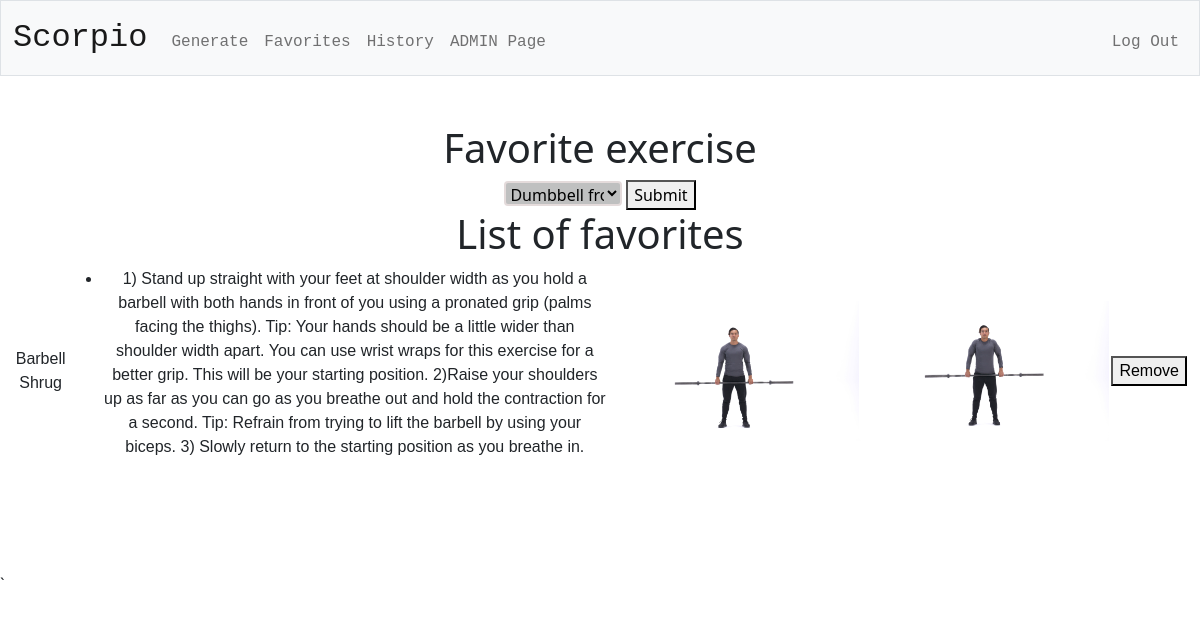
Before: /fav (signed in) with the older database file.
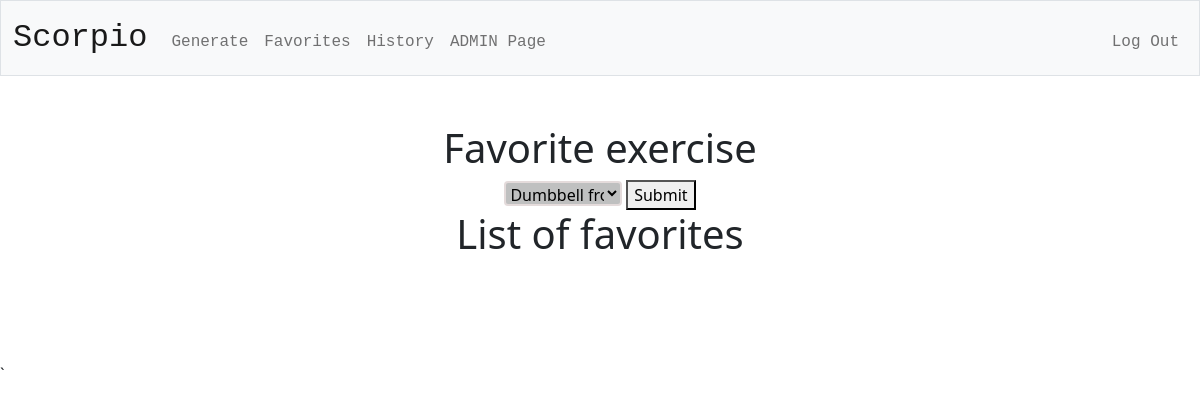
After: the same page with the newer database file.
### tables this page shows
CREATE TABLE favorites(
fav_id INTEGER PRIMARY KEY AUTOINCREMENT NOT NULL,
user_id INTEGER NOT NULL,
workout_id INTEGER,
ex_id INTEGER,
FOREIGN KEY(user_id) REFERENCES users(id),
FOREIGN KEY(workout_id) REFERENCES workouts(workout_id),
FOREIGN KEY(ex_id) REFERENCES exercises(ex_id));

CREATE TABLE exercises (
ex_id INTEGER PRIMARY KEY AUTOINCREMENT NOT NULL,
ex_name TEXT NOT NULL,
ex_equip INTEGER NOT NULL,
ex_img TEXT NOT NULL, ex_branch INTEGER, comment TEXT,
FOREIGN KEY(ex_equip) REFERENCES equipment(eq_id));

### app.py (the view)
@app.route("/fav", methods=["GET", "POST"])
@login_required
def fav():
    if request.method =="GET":
        branches = db.execute("SELECT * FROM branches")
        equipments = db.execute("SELECT * FROM equipment")
        exercises = db.execute("SELECT * FROM exercises ORDER BY ex_name")
        favorites = db.execute("SELECT ex_id from favorites where user_id = ?",session["user_id"])
        favs = db.execute("SELECT fav_id,ex_name,comment,ex_img FROM favorites JOIN exercises ON favorites.ex_id = exercises.ex_id WHERE user_id = ?",session["user_id"])
        return render_template("favorites.html",equipments=equipments,branches=branches,exercises = exercises,favorites=favorites, favs=favs)
    if request.method =="POST":
        fav = request.form.get("fav")
        db.execute("INSERT INTO favorites (user_id,ex_id) VALUES(?,?)",session["user_id"],fav)
        return redirect("/fav")

### app.py (called while the page is built)
@app.after_request
def after_request(response):
    response.headers["Cache-Control"] = "no-cache, no-store, must-revalidate"
    response.headers["Expires"] = 0
    response.headers["Pragma"] = "no-cache"
    return response

### helpers.py (called while the page is built)
def login_required(f):
    @wraps(f)
    def decorated_function(*args, **kwargs):
        if session.get("user_id") is None:
            return redirect("/login")
        return f(*args, **kwargs)
    return decorated_function

### templates/favorites.html (shortened to what this page needs)
{% extends "layout.html" %}
{% block main %}
<h1> Favorite exercise</h1>
<form action="/fav" method="post">
    <select name="fav" id="fav" >
    {% for exercise in exercises %}
            <option value="{{ exercise.ex_id}}">{{ exercise.ex_name }}</option>
     {% endfor %}
        </select>
        <button type="submit" >Submit</button>
 </form>
 <div>
    <h1>List of favorites</h1>
    <table>
        {% for fav in favs %}
        <tr>
            <td>
                {{ fav.ex_name }}
            </td>
            <td>
                <ul>
                   <li>{{ fav.comment }}</li>
                </ul>
            </td>
            <td>
               <img src="{{ url_for('static', filename= 'images/' + fav.ex_img) }}" alt="{{fav.ex_name}}" width=500>
            </td>
            <td>
                <form action="/fav-remove" method="post">
                    <button type="submit">Remove</button>
                </form>
            </td>
        </tr>
        {% endfor %}
    </table>
</div>
{% endblock %}

### templates/layout.html (shortened to what this page needs)
<!DOCTYPE html>
<html lang="en">
    <head>
        <link href="https://cdn.jsdelivr.net/npm/bootstrap@5.1.3/dist/css/bootstrap.min.css" rel="stylesheet">
        <link href="/static/styles.css" rel="stylesheet">
    </head>
    <body>
        <nav class="bg-light border navbar navbar-expand-md navbar-light">
            <div class="container-fluid">
                <a class="navbar-brand" href="/"> <span class="red">Scorpio</span></a>
                <div class="collapse navbar-collapse" id="navbar">
                    {% if session["user_id"] %}
                        <ul class="navbar-nav me-auto mt-2">
                            <li class="nav-item"><a class="nav-link" href="/generate">Generate</a></li>
                            <li class="nav-item"><a class="nav-link" href="/fav">Favorites</a></li>
                            <li class="nav-item"><a class="nav-link" href="/history">History</a></li>
                        {% if session["user_id"] == 1 %}
                            <li class="nav-item"><a class="nav-link" href="/admin">ADMIN Page</a></li>
                        {% endif %}
                        </ul>
                        <ul class="navbar-nav ms-auto mt-2">
                            <li class="nav-item"><a class="nav-link" href="/logout">Log Out</a></li>
                        </ul>
                    {% else %}
                        <ul class="navbar-nav ms-auto mt-2">
                            <li class="nav-item"><a class="nav-link" href="/register">Register</a></li>
                            <li class="nav-item"><a class="nav-link" href="/login">Log In</a></li>
                        </ul>
                    {% endif %}
                </div>
            </div>
        </nav>
        <main class="container-fluid py-5 text-center">
            {% block main %}{% endblock %}
        </main>
    </body>
</html>

### static/styles.css (style rules this page uses)
nav .navbar-brand { font-size: xx-large; font-family:'Courier New', Courier, monospace; }
nav .navbar-brand .red { font-family:'Courier New', Courier, monospace; }
nav .nav-link { font-family:'Courier New', Courier, monospace; }
li { text-align: center; }
select { width: 10%; height: 25px; border: 2px solid rgb(228, 219, 219); border-radius: 4px; background-color: #bfc0c0; }

Changed rows visible on the page:
removed favorites: ex_name "Barbell Shrug", comment "1) Stand up straight with your feet at shoulder width as you hold a barbell with both hands in front of you using a pronated grip (palms facing the thighs). Tip: Your hands should be a little wider than shoulder width apart. You can use wrist wraps for this exercise for a better grip. This will be your starting position. 2)Raise your shoulders up as far as you can go as you breathe out and hold the contraction for a second. Tip: Refrain from trying to lift the barbell by using your biceps. 3) Slowly return to the starting position as you breathe in.", ex_img (picture)
